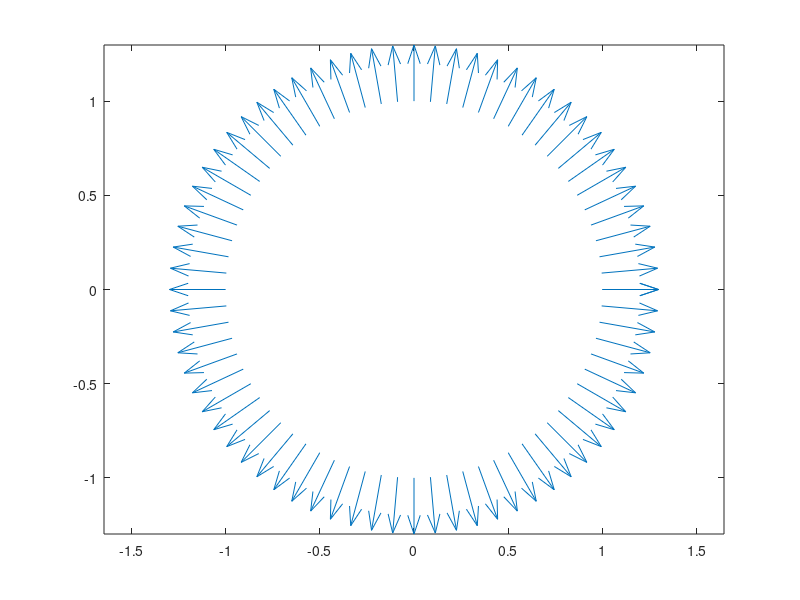

Reproduce this figure in MATLAB.
close all
clear variables

% plot a vector field, here in 2D

phi = (0:5:360)./ 180 .* pi;

% coordinates of points at which we know the field
x = cos(phi);
y = sin(phi);

% field at these points
vx = cos(phi);
vy = sin(phi);

% plot the field
% YOUR WORK here 
 quiver(x,y,vx,vy)

axis equal  % so that a circle is displayed as circle